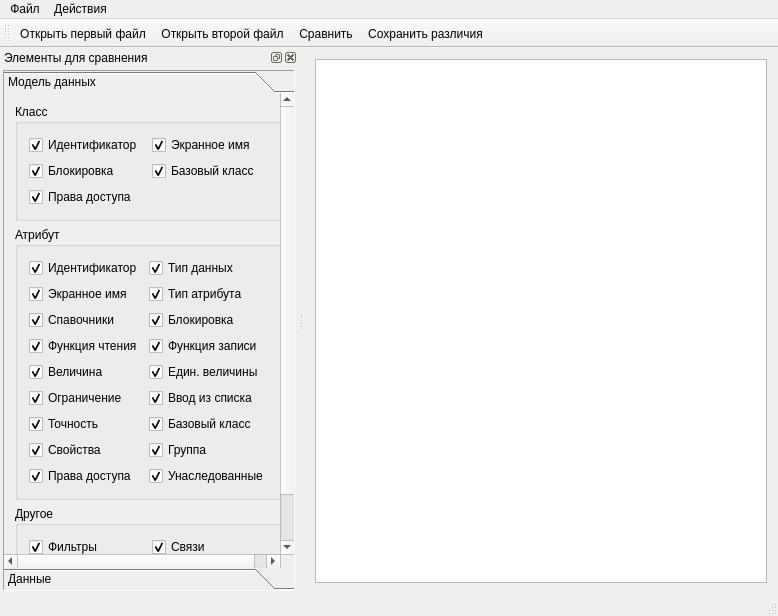
<?xml version="1.0" encoding="UTF-8"?>
<ui version="4.0">
 <class>MainWindow</class>
 <widget class="QMainWindow" name="MainWindow">
  <property name="geometry">
   <rect>
    <x>0</x>
    <y>0</y>
    <width>778</width>
    <height>616</height>
   </rect>
  </property>
  <property name="windowTitle">
   <string>Сравнение моделей данных Вертикаль</string>
  </property>
  <property name="windowIcon">
   <iconset resource="qrc.qrc">
    <normaloff>:/icons/run.svg</normaloff>:/icons/run.svg</iconset>
  </property>
  <widget class="QWidget" name="centralWidget">
   <layout class="QHBoxLayout" name="horizontalLayout">
    <item>
     <widget class="QPlainTextEdit" name="logPlainTextEdit">
      <property name="lineWrapMode">
       <enum>QPlainTextEdit::NoWrap</enum>
      </property>
     </widget>
    </item>
   </layout>
  </widget>
  <widget class="QMenuBar" name="menuBar">
   <property name="geometry">
    <rect>
     <x>0</x>
     <y>0</y>
     <width>778</width>
     <height>18</height>
    </rect>
   </property>
   <widget class="QMenu" name="menu">
    <property name="title">
     <string>Файл</string>
    </property>
    <addaction name="openFirstFileAction"/>
    <addaction name="openSecondFileAction"/>
    <addaction name="saveLogFileAction"/>
    <addaction name="separator"/>
    <addaction name="exitAction"/>
   </widget>
   <widget class="QMenu" name="menu_2">
    <property name="title">
     <string>Действия</string>
    </property>
    <addaction name="diffAction"/>
   </widget>
   <addaction name="menu"/>
   <addaction name="menu_2"/>
  </widget>
  <widget class="QToolBar" name="mainToolBar">
   <attribute name="toolBarArea">
    <enum>TopToolBarArea</enum>
   </attribute>
   <attribute name="toolBarBreak">
    <bool>false</bool>
   </attribute>
   <addaction name="openFirstFileAction"/>
   <addaction name="openSecondFileAction"/>
   <addaction name="diffAction"/>
   <addaction name="saveLogFileAction"/>
  </widget>
  <widget class="QStatusBar" name="statusBar"/>
  <widget class="QDockWidget" name="dockWidget">
   <property name="windowTitle">
    <string>Элементы для сравнения</string>
   </property>
   <attribute name="dockWidgetArea">
    <number>1</number>
   </attribute>
   <widget class="QWidget" name="dockWidgetContents">
    <layout class="QVBoxLayout" name="verticalLayout">
     <property name="spacing">
      <number>3</number>
     </property>
     <property name="leftMargin">
      <number>3</number>
     </property>
     <property name="topMargin">
      <number>3</number>
     </property>
     <property name="rightMargin">
      <number>3</number>
     </property>
     <property name="bottomMargin">
      <number>3</number>
     </property>
     <item>
      <widget class="QToolBox" name="toolBox">
       <property name="sizePolicy">
        <sizepolicy hsizetype="Minimum" vsizetype="Minimum">
         <horstretch>0</horstretch>
         <verstretch>0</verstretch>
        </sizepolicy>
       </property>
       <property name="minimumSize">
        <size>
         <width>280</width>
         <height>500</height>
        </size>
       </property>
       <property name="frameShape">
        <enum>QFrame::Panel</enum>
       </property>
       <property name="frameShadow">
        <enum>QFrame::Sunken</enum>
       </property>
       <property name="lineWidth">
        <number>1</number>
       </property>
       <property name="currentIndex">
        <number>0</number>
       </property>
       <property name="tabSpacing">
        <number>0</number>
       </property>
       <widget class="QWidget" name="page">
        <property name="geometry">
         <rect>
          <x>0</x>
          <y>0</y>
          <width>278</width>
          <height>476</height>
         </rect>
        </property>
        <attribute name="label">
         <string>Модель данных</string>
        </attribute>
        <layout class="QVBoxLayout" name="verticalLayout_2">
         <item>
          <widget class="QGroupBox" name="groupBox">
           <property name="title">
            <string>Класс</string>
           </property>
           <layout class="QGridLayout" name="gridLayout_2">
            <item row="0" column="1">
             <widget class="QCheckBox" name="classScreenNameCheckBox">
              <property name="text">
               <string>Экранное имя</string>
              </property>
              <property name="checked">
               <bool>true</bool>
              </property>
             </widget>
            </item>
            <item row="1" column="0">
             <widget class="QCheckBox" name="classBlockedCheckBox">
              <property name="text">
               <string>Блокировка</string>
              </property>
              <property name="checked">
               <bool>true</bool>
              </property>
             </widget>
            </item>
            <item row="0" column="0">
             <widget class="QCheckBox" name="classIdCheckBox">
              <property name="text">
               <string>Идентификатор</string>
              </property>
              <property name="checked">
               <bool>true</bool>
              </property>
             </widget>
            </item>
            <item row="2" column="0">
             <widget class="QCheckBox" name="classPermsCheckBox">
              <property name="text">
               <string>Права доступа</string>
              </property>
              <property name="checked">
               <bool>true</bool>
              </property>
             </widget>
            </item>
            <item row="1" column="1">
             <widget class="QCheckBox" name="classBaseClassCheckBox">
              <property name="text">
               <string>Базовый класс</string>
              </property>
              <property name="checked">
               <bool>true</bool>
              </property>
             </widget>
            </item>
           </layout>
          </widget>
         </item>
         <item>
          <widget class="QGroupBox" name="groupBox_2">
           <property name="title">
            <string>Атрибут</string>
           </property>
           <layout class="QGridLayout" name="gridLayout">
            <item row="5" column="0">
             <widget class="QCheckBox" name="attrFuncReadCheckBox">
              <property name="text">
               <string>Функция чтения</string>
              </property>
              <property name="checked">
               <bool>true</bool>
              </property>
             </widget>
            </item>
            <item row="7" column="0">
             <widget class="QCheckBox" name="attrMeasureEntityCheckBox">
              <property name="text">
               <string>Величина</string>
              </property>
              <property name="checked">
               <bool>true</bool>
              </property>
             </widget>
            </item>
            <item row="12" column="0">
             <widget class="QCheckBox" name="attrPermsCheckBox">
              <property name="text">
               <string>Права доступа</string>
              </property>
              <property name="checked">
               <bool>true</bool>
              </property>
             </widget>
            </item>
            <item row="7" column="1">
             <widget class="QCheckBox" name="attrMeasureUnitCheckBox">
              <property name="text">
               <string>Един. величины</string>
              </property>
              <property name="checked">
               <bool>true</bool>
              </property>
             </widget>
            </item>
            <item row="9" column="1">
             <widget class="QCheckBox" name="attrBaseClassCheckBox">
              <property name="text">
               <string>Базовый класс</string>
              </property>
              <property name="checked">
               <bool>true</bool>
              </property>
             </widget>
            </item>
            <item row="0" column="1">
             <widget class="QCheckBox" name="attrDataTypeCheckBox">
              <property name="text">
               <string>Тип данных</string>
              </property>
              <property name="checked">
               <bool>true</bool>
              </property>
             </widget>
            </item>
            <item row="0" column="0">
             <widget class="QCheckBox" name="attrIdCheckBox">
              <property name="text">
               <string>Идентификатор</string>
              </property>
              <property name="checked">
               <bool>true</bool>
              </property>
             </widget>
            </item>
            <item row="3" column="1">
             <widget class="QCheckBox" name="attrTypeCheckBox">
              <property name="text">
               <string>Тип атрибута</string>
              </property>
              <property name="checked">
               <bool>true</bool>
              </property>
             </widget>
            </item>
            <item row="10" column="1">
             <widget class="QCheckBox" name="attrGroupCheckBox">
              <property name="text">
               <string>Группа</string>
              </property>
              <property name="checked">
               <bool>true</bool>
              </property>
             </widget>
            </item>
            <item row="4" column="1">
             <widget class="QCheckBox" name="attrBlockedCheckBox">
              <property name="text">
               <string>Блокировка</string>
              </property>
              <property name="checked">
               <bool>true</bool>
              </property>
             </widget>
            </item>
            <item row="3" column="0">
             <widget class="QCheckBox" name="attrScreenNameCheckBox">
              <property name="text">
               <string>Экранное имя</string>
              </property>
              <property name="checked">
               <bool>true</bool>
              </property>
             </widget>
            </item>
            <item row="4" column="0">
             <widget class="QCheckBox" name="attrAliasNameCheckBox">
              <property name="text">
               <string>Спавочники</string>
              </property>
              <property name="checked">
               <bool>true</bool>
              </property>
             </widget>
            </item>
            <item row="5" column="1">
             <widget class="QCheckBox" name="attrFuncWriteCheckBox">
              <property name="text">
               <string>Функция записи</string>
              </property>
              <property name="checked">
               <bool>true</bool>
              </property>
             </widget>
            </item>
            <item row="8" column="0">
             <widget class="QCheckBox" name="attrLimitCheckBox">
              <property name="text">
               <string>Ограничение</string>
              </property>
              <property name="checked">
               <bool>true</bool>
              </property>
             </widget>
            </item>
            <item row="8" column="1">
             <widget class="QCheckBox" name="attrForbidInputCheckBox">
              <property name="text">
               <string>Ввод из списка</string>
              </property>
              <property name="checked">
               <bool>true</bool>
              </property>
             </widget>
            </item>
            <item row="9" column="0">
             <widget class="QCheckBox" name="attrPrecisionCheckBox">
              <property name="text">
               <string>Точность</string>
              </property>
              <property name="checked">
               <bool>true</bool>
              </property>
             </widget>
            </item>
            <item row="10" column="0">
             <widget class="QCheckBox" name="attrPropCheckBox">
              <property name="text">
               <string>Свойства</string>
              </property>
              <property name="checked">
               <bool>true</bool>
              </property>
             </widget>
            </item>
            <item row="12" column="1">
             <widget class="QCheckBox" name="attrInheritedcheckBox">
              <property name="text">
               <string>Унаследованные</string>
              </property>
              <property name="checked">
               <bool>true</bool>
              </property>
             </widget>
            </item>
           </layout>
          </widget>
         </item>
         <item>
          <widget class="QGroupBox" name="groupBox_3">
           <property name="title">
            <string>Другое</string>
           </property>
           <layout class="QGridLayout" name="gridLayout_3">
            <item row="0" column="0">
             <widget class="QCheckBox" name="classFilterCheckBox">
              <property name="text">
               <string>Фильтры</string>
              </property>
              <property name="checked">
               <bool>true</bool>
              </property>
             </widget>
            </item>
            <item row="0" column="1">
             <widget class="QCheckBox" name="classChildCheckBox">
              <property name="text">
               <string>Связи</string>
              </property>
              <property name="checked">
               <bool>true</bool>
              </property>
             </widget>
            </item>
            <item row="1" column="0" colspan="2">
             <widget class="QCheckBox" name="permGroupCheckBox">
              <property name="text">
               <string>Роли пользователей (группы)</string>
              </property>
              <property name="checked">
               <bool>true</bool>
              </property>
             </widget>
            </item>
           </layout>
          </widget>
         </item>
         <item>
          <spacer name="verticalSpacer_2">
           <property name="orientation">
            <enum>Qt::Vertical</enum>
           </property>
           <property name="sizeHint" stdset="0">
            <size>
             <width>20</width>
             <height>40</height>
            </size>
           </property>
          </spacer>
         </item>
        </layout>
       </widget>
       <widget class="QWidget" name="page_2">
        <property name="geometry">
         <rect>
          <x>0</x>
          <y>0</y>
          <width>278</width>
          <height>476</height>
         </rect>
        </property>
        <attribute name="label">
         <string>Данные</string>
        </attribute>
        <layout class="QVBoxLayout" name="verticalLayout_3">
         <item>
          <widget class="QGroupBox" name="groupBox_4">
           <property name="title">
            <string>Объект</string>
           </property>
           <layout class="QGridLayout" name="gridLayout_4">
            <item row="1" column="0">
             <widget class="QCheckBox" name="objIdCheckBox">
              <property name="text">
               <string>Идентификатор</string>
              </property>
              <property name="checked">
               <bool>true</bool>
              </property>
             </widget>
            </item>
            <item row="3" column="1">
             <widget class="QCheckBox" name="objReadOnlyCheckBox">
              <property name="text">
               <string>Только чтение</string>
              </property>
              <property name="checked">
               <bool>true</bool>
              </property>
             </widget>
            </item>
            <item row="3" column="0">
             <widget class="QCheckBox" name="objOwnerIdCheckBox">
              <property name="text">
               <string>Владелец</string>
              </property>
              <property name="checked">
               <bool>true</bool>
              </property>
             </widget>
            </item>
            <item row="1" column="1">
             <widget class="QCheckBox" name="objWasChangedCheckBox">
              <property name="text">
               <string>Изменение</string>
              </property>
              <property name="checked">
               <bool>true</bool>
              </property>
             </widget>
            </item>
           </layout>
          </widget>
         </item>
         <item>
          <widget class="QGroupBox" name="groupBox_5">
           <property name="title">
            <string>Атрибут объекта</string>
           </property>
           <layout class="QGridLayout" name="gridLayout_5">
            <item row="0" column="1">
             <widget class="QCheckBox" name="objAttrNameCheckBox">
              <property name="text">
               <string>Наименование</string>
              </property>
              <property name="checked">
               <bool>true</bool>
              </property>
             </widget>
            </item>
            <item row="0" column="2">
             <widget class="QCheckBox" name="objAttrValueCheckBox">
              <property name="text">
               <string>Значение</string>
              </property>
              <property name="checked">
               <bool>true</bool>
              </property>
             </widget>
            </item>
            <item row="1" column="1">
             <widget class="QCheckBox" name="objAttrMeasureUnitCheckBox">
              <property name="text">
               <string>Един. величины</string>
              </property>
              <property name="checked">
               <bool>true</bool>
              </property>
             </widget>
            </item>
            <item row="1" column="2">
             <widget class="QCheckBox" name="objAttrPrecisionCheckBox">
              <property name="text">
               <string>Точность</string>
              </property>
              <property name="checked">
               <bool>true</bool>
              </property>
             </widget>
            </item>
            <item row="2" column="1">
             <widget class="QCheckBox" name="objAttrOwnerIdCheckBox">
              <property name="text">
               <string>Владелец</string>
              </property>
              <property name="checked">
               <bool>true</bool>
              </property>
             </widget>
            </item>
           </layout>
          </widget>
         </item>
         <item>
          <widget class="QGroupBox" name="groupBox_6">
           <property name="title">
            <string>Другое</string>
           </property>
           <layout class="QGridLayout" name="gridLayout_6">
            <item row="0" column="0">
             <widget class="QCheckBox" name="objChildsCheckBox">
              <property name="text">
               <string>Связи</string>
              </property>
              <property name="checked">
               <bool>true</bool>
              </property>
             </widget>
            </item>
           </layout>
          </widget>
         </item>
         <item>
          <spacer name="verticalSpacer">
           <property name="orientation">
            <enum>Qt::Vertical</enum>
           </property>
           <property name="sizeHint" stdset="0">
            <size>
             <width>20</width>
             <height>40</height>
            </size>
           </property>
          </spacer>
         </item>
        </layout>
       </widget>
      </widget>
     </item>
    </layout>
   </widget>
  </widget>
  <action name="openFirstFileAction">
   <property name="icon">
    <iconset resource="qrc.qrc">
     <normaloff>:/icons/open1.svg</normaloff>:/icons/open1.svg</iconset>
   </property>
   <property name="text">
    <string>Открыть первый файл...</string>
   </property>
  </action>
  <action name="openSecondFileAction">
   <property name="icon">
    <iconset resource="qrc.qrc">
     <normaloff>:/icons/open2.svg</normaloff>:/icons/open2.svg</iconset>
   </property>
   <property name="text">
    <string>Открыть второй файл...</string>
   </property>
  </action>
  <action name="saveLogFileAction">
   <property name="icon">
    <iconset resource="qrc.qrc">
     <normaloff>:/icons/save.svg</normaloff>:/icons/save.svg</iconset>
   </property>
   <property name="text">
    <string>Сохранить различия...</string>
   </property>
  </action>
  <action name="exitAction">
   <property name="icon">
    <iconset resource="qrc.qrc">
     <normaloff>:/icons/exit.svg</normaloff>:/icons/exit.svg</iconset>
   </property>
   <property name="text">
    <string>Выход</string>
   </property>
  </action>
  <action name="diffAction">
   <property name="icon">
    <iconset resource="qrc.qrc">
     <normaloff>:/icons/run.svg</normaloff>:/icons/run.svg</iconset>
   </property>
   <property name="text">
    <string>Сравнить</string>
   </property>
  </action>
 </widget>
 <layoutdefault spacing="6" margin="11"/>
 <resources>
  <include location="qrc.qrc"/>
 </resources>
 <connections/>
</ui>
